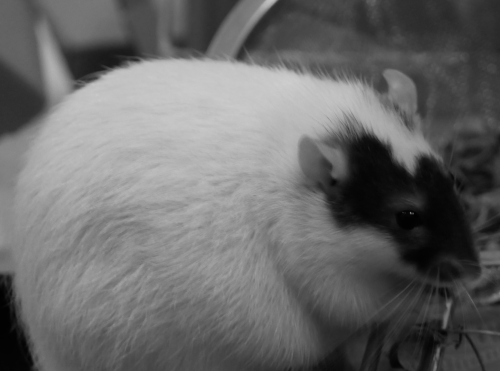
#> input picture BuchCode/Kapitel8/terryRatte.png, 500 x 371 px, found by its file name
$ python filter.py
#> lines starting #> are read from the running program, lines starting #| are printed output that depends on the picture
import numpy as np

def myConv(pic,strides=(1,1), convMatrix=np.array([ [1,0,-1],[0,0,0],[-1,0,1]])):
    size    = convMatrix.shape[0]
    pad     = size-1
    shift   = int((pad)/2)
    picPadding = np.zeros( (pic.shape[0]+pad, pic.shape[1]+pad) ) #*\label{code:filer:1}
    picPadding[shift:pic.shape[0]+shift,shift:pic.shape[1]+shift] = pic #*\label{code:filer:2}
    picConv = np.zeros_like(picPadding)
    for i in range(0,pic.shape[0],strides[0]):
        for j in range(0,pic.shape[1],strides[0]):
            picConv[i+shift,j+shift] = np.sum((convMatrix*picPadding[i:i+size,j:j+size])) #*\label{code:filer:0}
    picConv = picConv[shift:picConv.shape[0]-shift,shift:picConv.shape[1]-shift:] #*\label{code:filer:3}
    picConv = picConv[0:picConv.shape[0]:strides[0],:]  #*\label{code:filer:4}
    picConv = picConv[:,0:picConv.shape[1]:strides[1]]  #*\label{code:filer:5}
    return picConv

import matplotlib.pyplot as plt
import matplotlib.image as mpimg
pic = mpimg.imread('terryRatte.png')/255
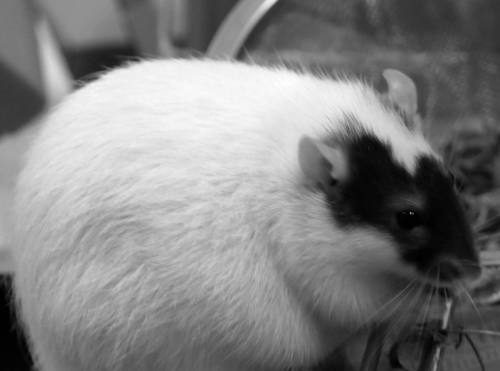
#> pic: shape (371, 500) float32; min 1.54e-05, max 0.00317, mean 0.00162; drawn with min black and max white
convMatrix = np.ones( (9,9) )
convMatrix[4,4] = -convMatrix.size +1
picConv = myConv(pic,strides=(2,2), convMatrix=convMatrix)
#> in myConv, `picPadding[shift:pic.shape[0]+shift,shift:pic.shape[1]+shift] = pic`:
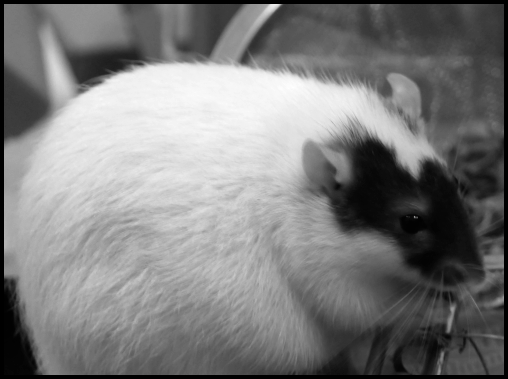
#> picPadding: shape (379, 508) float64; min 0, max 0.00317, mean 0.00156; drawn with min black and max white
#> after the loop in myConv, `for i in range(0,pic.shape[0],strides[0]):`:
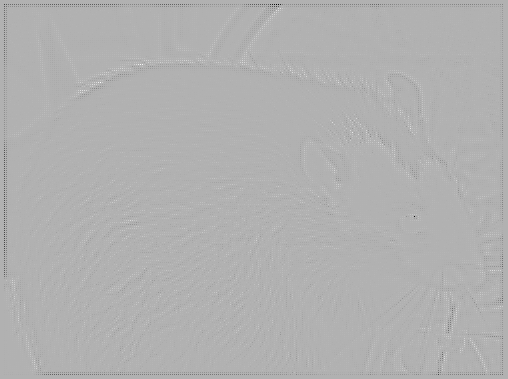
#> picConv: shape (379, 508) float64; min -0.133, max 0.0574, mean -0.000236; drawn with min black and max white
#> in myConv, `picConv = picConv[0:picConv.shape[0]:strides[0],:]`:
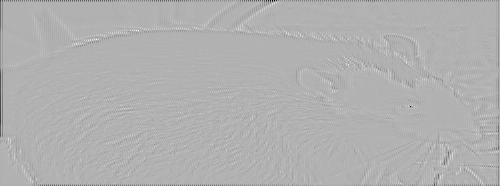
#> picConv: shape (186, 500) float64; min -0.133, max 0.0574, mean -0.000489; drawn with min black and max white
#> in myConv, `picConv = picConv[:,0:picConv.shape[1]:strides[1]]`:
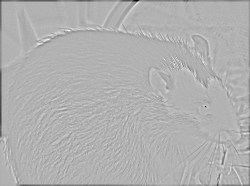
#> picConv: shape (186, 250) float64; min -0.133, max 0.0574, mean -0.000977; drawn with min black and max white
plt.figure()
plt.imshow(pic, cmap='gray')
plt.figure()
plt.imshow(picConv, cmap='gray')

# [12 lines of commented-out code are left out]

$ run again, with BuchCode/Kapitel8/hundKlein.png copied over BuchCode/Kapitel8/terryRatte.png
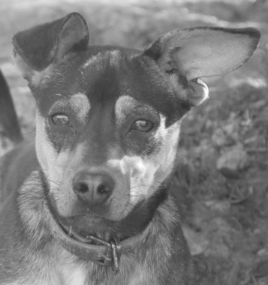
#> input picture BuchCode/Kapitel8/hundKlein.png, 268 x 285 px, found by its file name
#> `pic = mpimg.imread('terryRatte.png')/255`:
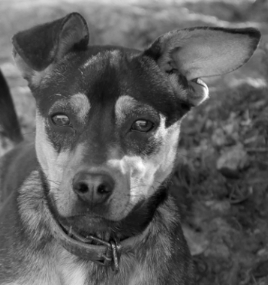
#> pic: shape (285, 268) float32; min 0.000707, max 0.00391, mean 0.00188; drawn with min black and max white
#> in myConv, `picConv = picConv[:,0:picConv.shape[1]:strides[1]]`:
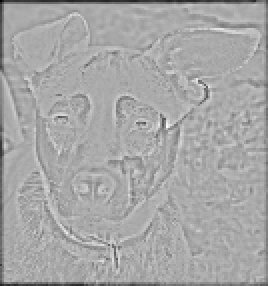
#> picConv: shape (143, 134) float64 (shown 2 times larger); min -0.171, max 0.0854, mean -0.00318; drawn with min black and max white
